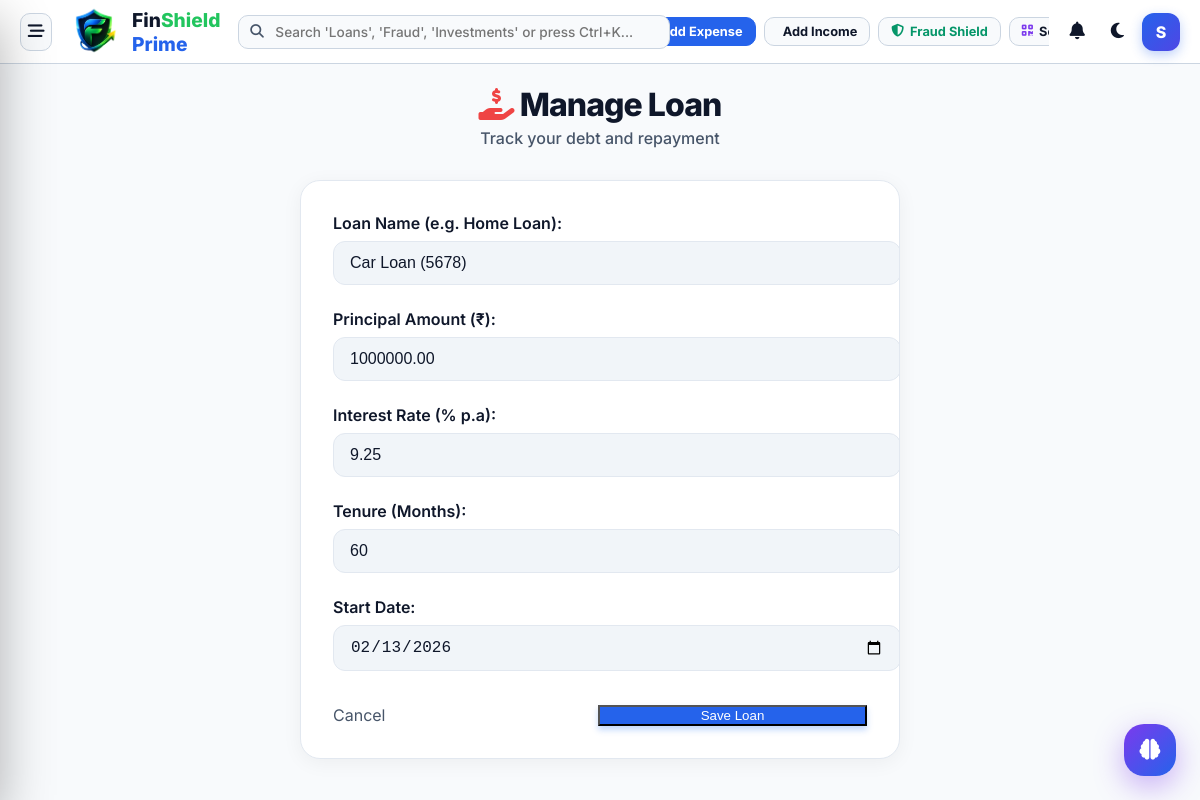
The app's page /loan/edit/10/ (signed in) with its own data.
### core/models.py (models this page shows, shortened)
class Loan(models.Model):
    BENCHMARK_CHOICES = [
        ('NONE', 'No Benchmark'),
        ('HOME', 'Home Loan Benchmark'),
        ('PERS', 'Personal Loan Benchmark'),
        ('CAR', 'Car Loan Benchmark'),
    ]
    name = models.CharField(max_length=100)
    principal = models.DecimalField(max_digits=12, decimal_places=2)
    rate = models.DecimalField(max_digits=5, decimal_places=2, help_text="Annual Interest Rate in %")
    tenure_months = models.IntegerField(help_text="Loan Tenure in Months")
    start_date = models.DateField()
    external_id = models.CharField(max_length=50, blank=True, null=True, unique=True, help_text="ID from external provider like Experian")
    benchmark_type = models.CharField(max_length=10, choices=BENCHMARK_CHOICES, default='NONE')

### core/views.py (the view)
# urls.py: path('loan/edit/<int:pk>/', LoanUpdateView.as_view(), name='update_loan'),
class LoanUpdateView(LoginRequiredMixin, UpdateView):
    model = Loan
    form_class = LoanForm
    template_name = 'core/loan_form.html'
    success_url = reverse_lazy('loan_list')

### core/views.py
class LoanForm(forms.ModelForm):
    class Meta:
        model = Loan
        fields = ['name', 'principal', 'rate', 'tenure_months', 'start_date']
        widgets = {
            'name': forms.TextInput(attrs={'class': 'form-control'}),
            'principal': forms.NumberInput(attrs={'class': 'form-control'}),
            'rate': forms.NumberInput(attrs={'class': 'form-control'}),
            'tenure_months': forms.NumberInput(attrs={'class': 'form-control'}),
            'start_date': forms.DateInput(attrs={'type': 'date', 'class': 'form-control'}),
        }
        labels = {
            'name': 'Loan Name (e.g. Home Loan)',
            'principal': 'Principal Amount (₹)',
            'rate': 'Interest Rate (% p.a)',
            'tenure_months': 'Tenure (Months)',
            'start_date': 'Start Date',
        }

### templates/core/loan_form.html (shortened to what this page needs)
{% extends 'base.html' %}
{% load static %}
{% block content %}
<div class="ledger-container" style="max-width: 600px;">
    <div class="ledger-header"
        style="justify-content: center; text-align: center; flex-direction: column; align-items: center;">
        <div class="ledger-title">
            <h1 class="animate-fade-in"><i class="fa-solid fa-hand-holding-dollar animate-float"
                    style="color: #ef4444;"></i> Manage Loan</h1>
            <div class="ledger-subtitle animate-fade-in animate-delay-1">Track your debt and repayment</div>
        </div>
    </div>
    <div class="card-hub animate-fade-in animate-delay-2" style="padding: 32px; margin-top: 20px;">
        <form method="post" style="display: grid; gap: 24px;">
            {% for field in form %}
            <div class="form-group">
                <div style="font-weight: 600; margin-bottom: 8px; color: var(--text-secondary);">
                    {{ field.label_tag }}
                </div>
                {{ field }}
            </div>
            {% endfor %}
            <div style="display: flex; gap: 12px; margin-top: 10px;">
                <a href="{% url 'loan_list' %}" class="btn-ghost" style="flex: 1; justify-content: center;">Cancel</a>
                <button type="submit" class="btn-primary-new" style="flex: 1; justify-content: center;">Save
                    Loan</button>
            </div>
        </form>
    </div>
</div>
{% endblock %}

### templates/base.html (shortened to what this page needs)
{% load static %}
<!DOCTYPE html>
<html lang="en">
<head>
    <link rel="stylesheet" href="https://cdnjs.cloudflare.com/ajax/libs/font-awesome/6.4.0/css/all.min.css">
    <link rel="stylesheet" href="{% static 'css/modern_theme.css' %}">
    <link rel="stylesheet" href="{% static 'css/ledger.css' %}">
    <link rel="stylesheet" href="{% static 'css/enterprise_dashboard.css' %}">
</head>
<body data-theme="light">
    <button class="floating-action-btn" id="floatingAiBtn" onclick="openAffordModal()" title="FinShield Prime Decision Assistant">
        <i class="fa-solid fa-brain"></i>
    </button>
    <div class="app-master-container">
        <header class="app-topbar">
            <div style="display: flex; align-items: center; gap: 12px; shrink: 0;">
                <button class="hamburger-toggle-btn" onclick="openSidebarDrawer()" title="Open Navigation Drawer">
                    <i class="fa-solid fa-bars-staggered"></i>
                </button>
                <a href="{% url 'home' %}" style="text-decoration: none; display: flex; align-items: center; gap: 8px; font-weight: 800; font-size: 1.2rem; color: var(--text-main);">
<img src="{% static 'images/f.png' %}"
     alt="FinShield Prime"
     style="width:60px; height:60px; object-fit:contain;">
<span>
    <span style="color: var(--text-main);">Fin</span><span style="color: #22c55e;">Shield</span>
    <span style="color: var(--accent-blue); font-weight: 800;">Prime</span>
</span>                </a>
            </div>
            <div class="topbar-search-wrapper">
                <form action="{% url 'search' %}" method="GET" id="globalSearchForm" onsubmit="return handleSmartSearch(event)">
                    <input type="text" name="q" id="globalSearchInput" class="topbar-search-input" placeholder="Search 'Loans', 'Fraud', 'Investments' or press Ctrl+K..." autocomplete="off">
                </form>
            </div>
            <div class="header-actions-group">
                <a href="{% url 'expense_create' %}" class="header-action-btn btn-primary-blue">
                     Add Expense
                </a>
                <a href="{% url 'wallet_dashboard' %}" class="header-action-btn">
                     Add Income
                </a>
                <a href="{% url 'fraud_detection' %}" class="header-action-btn" style="color: var(--accent-emerald);">
                    <i class="fa-solid fa-shield-halved"></i> Fraud Shield
                </a>
                <a href="{% url 'scan_pay' %}" class="header-action-btn">
                    <i class="fa-solid fa-qrcode" style="color: var(--accent-purple);"></i> Scan Receipt
                </a>
            </div>
            <div style="display: flex; align-items: center; gap: 12px; shrink: 0;">
                <div style="position: relative;">
                    <button class="nav-icon-btn" id="bellIcon" style="background: none; border: none; font-size: 1.1rem; color: var(--text-main); cursor: pointer; position: relative;">
                        <i class="fa-solid fa-bell"></i>
                    </button>
                </div>
                <button class="theme-toggle" id="themeToggle" title="Toggle Theme" style="background: none; border: none; font-size: 1.1rem; color: var(--text-main); cursor: pointer;">
                </button>
                <div style="position: relative;">
                    <div class="user-profile" id="userProfileBtn" style="cursor: pointer;" title="{{ user.username }}">
                        <div class="avatar">{{ user.username.0|upper }}</div>
                    </div>
                </div>
            </div>
        </header>
        <div class="main-wrapper-content">
            <div class="content-body" style="flex: 1;">
                {% block content %}{% endblock %}
            </div>
        </div>
    </div>
</body>
</html>

### static/css/modern_theme.css (style rules this page uses)
:root { --primary-900: #020617; --primary-800: #0f172a; --primary-700: #1e293b; --primary-600: #334155; --accent-blue: #2563eb; --accent-blue-subtle: rgba(37, 99, 235, 0.1); --accent-mint: #10b981; --accent-mint-subtle: rgba(16, 185, 129, 0.1); --accent-coral: #ef4444; --accent-coral-subtle: rgba(239, 68, 68, 0.1); --accent-gold: #f59e0b; --accent-purple: #8b5cf6; --bg-body: #f1f5f9; --bg-card: #ffffff; --bg-glass: rgba(255, 255, 255, 0.9); --bg-sidebar: #0f172a; --text-main: #0f172a; --text-muted: #64748b; --text-on-dark: #f8fafc; --shadow-xs: 0 1px 2px 0 rgb(0 0 0 / 0.05); --shadow-sm: 0 4px 6px -1px rgb(0 0 0 / 0.05), 0 2px 4px -2px rgb(0 0 0 / 0.05); --shadow-md: 0 10px 15px -3px rgb(0 0 0 / 0.08), 0 4px 6px -4px rgb(0 0 0 / 0.04); --shadow-lg: 0 20px 25px -5px rgb(0 0 0 / 0.1), 0 8px 10px -6px rgb(0 0 0 / 0.1); --shadow-glow: 0 0 15px rgba(37, 99, 235, 0.15); --border-light: #e2e8f0; --border-glass: rgba(255, 255, 255, 0.1); --radius-xl: 20px; --radius-lg: 16px; --radius-md: 12px; --radius-sm: 8px; --ease-out: cubic-bezier(0.2, 0.8, 0.2, 1); }
body { background-color: var(--bg-body); color: var(--text-main); font-family: 'Inter', sans-serif; transition: background-color 0.4s var(--ease-out), color 0.4s var(--ease-out); -webkit-font-smoothing: antialiased; }
a { text-decoration: none; color: inherit; }
.nav-icon-btn { position: relative; background: transparent; border: none; color: var(--text-muted); font-size: 1.1rem; cursor: pointer; padding: 8px; border-radius: 50%; transition: var(--trans-fast); }
.card-hub { background: var(--bg-card); border: 1px solid var(--border-light); border-radius: var(--radius-lg); padding: var(--spacing-md); box-shadow: var(--shadow-sm); transition: transform 0.3s var(--ease-out), box-shadow 0.3s var(--ease-out), border-color 0.3s; position: relative; overflow: hidden; }
.card-hub::before { content: ''; position: absolute; top: 0; left: 0; right: 0; height: 4px; background: linear-gradient(90deg, var(--accent-blue), var(--accent-mint)); opacity: 0; transition: opacity 0.3s; }
.btn-primary-new { background: var(--accent-blue); color: white; box-shadow: 0 4px 6px rgba(59, 130, 246, 0.3); }
.animate-fade-in { animation: fadeInUp 0.6s var(--ease-out) forwards; }
.animate-delay-1 { animation-delay: 0.1s; }
.animate-delay-2 { animation-delay: 0.2s; }
.btn-ghost { background: transparent; color: var(--text-muted); }
.card-hub { background: var(--bg-card); border-radius: 20px; padding: 24px; box-shadow: 0 4px 6px -1px rgba(0, 0, 0, 0.05), 0 2px 4px -1px rgba(0, 0, 0, 0.03); border: 1px solid var(--border-light); transition: all 0.3s ease; }

### static/css/ledger.css (style rules this page uses)
.ledger-container { max-width: 1200px; margin: 0 auto; padding: var(--spacing-md); }
.ledger-header { display: flex; justify-content: space-between; align-items: flex-end; margin-bottom: 32px; }
.ledger-title h1 { font-size: 2rem; font-weight: 800; color: var(--text-main); letter-spacing: -0.03em; margin-bottom: 4px; }
.ledger-subtitle { color: var(--text-muted); font-size: 1rem; font-weight: 500; }
.animate-float { animation: float 3s ease-in-out infinite; }
.card-hub { background: var(--bg-card); border: 1px solid var(--border-light); border-radius: 20px; box-shadow: 0 4px 20px rgba(0, 0, 0, 0.05); }
input.form-control, select.form-control, textarea.form-control { width: 100%; padding: 12px 16px; border: 1px solid var(--border-light); border-radius: 12px; background: var(--bg-body); color: var(--text-main); font-size: 1rem; transition: all 0.2s; }

### records on screen
Loan: form "Car Loan (5678)" "1000000.00" "9.25" "60" "02/13/2026"

### other values on screen
{{ user.username.0|upper }} "S"
{{ field.label_tag }} "Loan Name (e.g. Home Loan):" "Principal Amount (₹):" "Interest Rate (% p.a):" "Tenure (Months):" "Start Date:"
